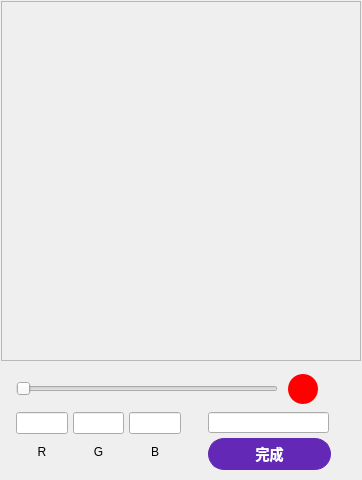
<?xml version="1.0" encoding="UTF-8"?>
<ui version="4.0">
 <class>DialogColorPicker</class>
 <widget class="QDialog" name="DialogColorPicker">
  <property name="geometry">
   <rect>
    <x>0</x>
    <y>0</y>
    <width>362</width>
    <height>480</height>
   </rect>
  </property>
  <property name="windowTitle">
   <string notr="true">Dialog</string>
  </property>
  <widget class="ColorSquare" name="framePad">
   <property name="geometry">
    <rect>
     <x>1</x>
     <y>1</y>
     <width>360</width>
     <height>360</height>
    </rect>
   </property>
   <property name="frameShape">
    <enum>QFrame::Shape::StyledPanel</enum>
   </property>
   <property name="frameShadow">
    <enum>QFrame::Shadow::Raised</enum>
   </property>
  </widget>
  <widget class="QWidget" name="layoutWidget">
   <property name="geometry">
    <rect>
     <x>16</x>
     <y>370</y>
     <width>336</width>
     <height>38</height>
    </rect>
   </property>
   <layout class="QHBoxLayout" name="horizontalLayout">
    <property name="spacing">
     <number>10</number>
    </property>
    <item alignment="Qt::AlignmentFlag::AlignVCenter">
     <widget class="ColorSlider" name="horizontalSlider">
      <property name="cursor">
       <cursorShape>PointingHandCursor</cursorShape>
      </property>
      <property name="orientation">
       <enum>Qt::Orientation::Horizontal</enum>
      </property>
     </widget>
    </item>
    <item alignment="Qt::AlignmentFlag::AlignVCenter">
     <widget class="QLabel" name="labelColor">
      <property name="minimumSize">
       <size>
        <width>30</width>
        <height>30</height>
       </size>
      </property>
      <property name="maximumSize">
       <size>
        <width>30</width>
        <height>30</height>
       </size>
      </property>
      <property name="styleSheet">
       <string notr="true">background-color: rgb(255, 0, 0); border-radius:15px;</string>
      </property>
      <property name="text">
       <string/>
      </property>
     </widget>
    </item>
    <item alignment="Qt::AlignmentFlag::AlignVCenter">
     <widget class="QLabel" name="labelPick">
      <property name="minimumSize">
       <size>
        <width>24</width>
        <height>24</height>
       </size>
      </property>
      <property name="maximumSize">
       <size>
        <width>24</width>
        <height>24</height>
       </size>
      </property>
      <property name="cursor">
       <cursorShape>PointingHandCursor</cursorShape>
      </property>
      <property name="text">
       <string/>
      </property>
      <property name="pixmap">
       <pixmap resource="../res.qrc">:/images/pickup2.png</pixmap>
      </property>
      <property name="scaledContents">
       <bool>true</bool>
      </property>
     </widget>
    </item>
   </layout>
  </widget>
  <widget class="QWidget" name="layoutWidget">
   <property name="geometry">
    <rect>
     <x>16</x>
     <y>412</y>
     <width>165</width>
     <height>56</height>
    </rect>
   </property>
   <layout class="QGridLayout" name="gridLayout">
    <property name="horizontalSpacing">
     <number>5</number>
    </property>
    <property name="verticalSpacing">
     <number>2</number>
    </property>
    <item row="0" column="0">
     <widget class="QLineEdit" name="lineEditR">
      <property name="maximumSize">
       <size>
        <width>60</width>
        <height>16777215</height>
       </size>
      </property>
      <property name="alignment">
       <set>Qt::AlignmentFlag::AlignCenter</set>
      </property>
     </widget>
    </item>
    <item row="0" column="1">
     <widget class="QLineEdit" name="lineEditG">
      <property name="maximumSize">
       <size>
        <width>60</width>
        <height>16777215</height>
       </size>
      </property>
      <property name="alignment">
       <set>Qt::AlignmentFlag::AlignCenter</set>
      </property>
     </widget>
    </item>
    <item row="0" column="2">
     <widget class="QLineEdit" name="lineEditB">
      <property name="maximumSize">
       <size>
        <width>60</width>
        <height>16777215</height>
       </size>
      </property>
      <property name="alignment">
       <set>Qt::AlignmentFlag::AlignCenter</set>
      </property>
     </widget>
    </item>
    <item row="1" column="0">
     <widget class="QLabel" name="labelN0">
      <property name="toolTip">
       <string notr="true"/>
      </property>
      <property name="statusTip">
       <string notr="true"/>
      </property>
      <property name="text">
       <string notr="true">R</string>
      </property>
      <property name="alignment">
       <set>Qt::AlignmentFlag::AlignCenter</set>
      </property>
     </widget>
    </item>
    <item row="1" column="1">
     <widget class="QLabel" name="labelN1">
      <property name="toolTip">
       <string notr="true"/>
      </property>
      <property name="statusTip">
       <string notr="true"/>
      </property>
      <property name="text">
       <string notr="true">G</string>
      </property>
      <property name="alignment">
       <set>Qt::AlignmentFlag::AlignCenter</set>
      </property>
     </widget>
    </item>
    <item row="1" column="2">
     <widget class="QLabel" name="labelN2">
      <property name="toolTip">
       <string notr="true"/>
      </property>
      <property name="statusTip">
       <string notr="true"/>
      </property>
      <property name="text">
       <string notr="true">B</string>
      </property>
      <property name="alignment">
       <set>Qt::AlignmentFlag::AlignCenter</set>
      </property>
     </widget>
    </item>
   </layout>
  </widget>
  <widget class="QPushButton" name="pushButton">
   <property name="geometry">
    <rect>
     <x>208</x>
     <y>438</y>
     <width>123</width>
     <height>32</height>
    </rect>
   </property>
   <property name="cursor">
    <cursorShape>PointingHandCursor</cursorShape>
   </property>
   <property name="styleSheet">
    <string notr="true">            QPushButton {
                border-radius: 16px;
                font-size: 14px;
                font-weight:500;
                outline: none;

                color: white;
                border: 1px solid #6329B6;
                background: #6329B6;}

            QPushButton:hover { border: 1px solid #6329B6; }</string>
   </property>
   <property name="text">
    <string>完成</string>
   </property>
  </widget>
  <widget class="QLineEdit" name="lineEditHex">
   <property name="geometry">
    <rect>
     <x>208</x>
     <y>412</y>
     <width>121</width>
     <height>21</height>
    </rect>
   </property>
   <property name="alignment">
    <set>Qt::AlignmentFlag::AlignCenter</set>
   </property>
  </widget>
 </widget>
 <customwidgets>
  <customwidget>
   <class>ColorSlider</class>
   <extends>QSlider</extends>
   <header location="global">colorslider.h</header>
  </customwidget>
  <customwidget>
   <class>ColorSquare</class>
   <extends>QFrame</extends>
   <header>colorsquare.h</header>
   <container>1</container>
  </customwidget>
 </customwidgets>
 <resources>
  <include location="../res.qrc"/>
 </resources>
 <connections/>
</ui>
